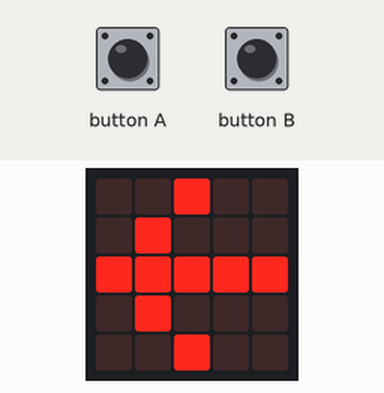
Bench run of a program on a simulated BBC micro:bit running MicroPython. Parts: the board's 5×5 LED display. Inputs (shaded band) come from the test bench.

Above: at 1.2 s.
1.3 s: button A pressed for 0.15 s
At 1.4 s:
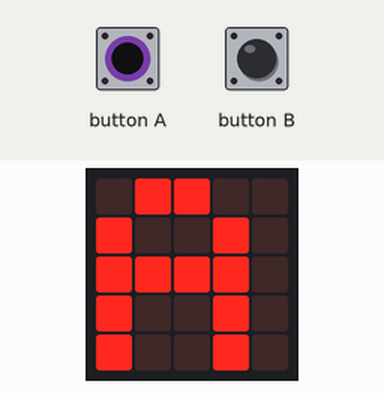
3.0 s: button B pressed for 0.15 s
At 3.1 s:
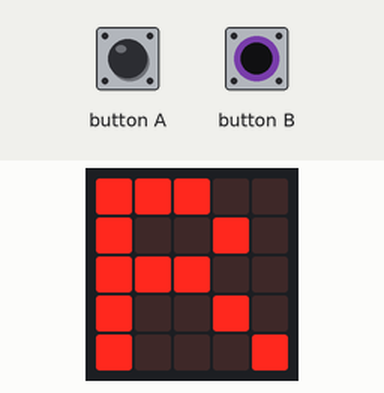
Timing chart, 0 to 6.0 s (numbered marks = the images above; inputs shaded):
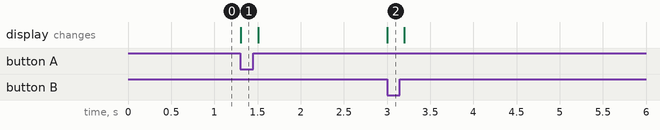

Measured:
- after the input at 1.3 s, the display: changes at once (image 1)
- after the input at 3.0 s, the display: changes at once (image 2)

The program:

T2_brac_microbit_pont.py
```python
# Codi de referencia del Projecte T2 - Brac robotic (NOMES DOCENT)
# Fase SA5-SA6: PONT (la micro:bit que viu al costat del brac).
# No mou cap servo: rep les ordres del comandament per radio i les passa a
# l'Arduino del brac per un cable (serie). Els seus botons son els botons
# d'estat del brac: A envia "A" (repos/manual i rearmament), B envia "R"
# (reprodueix la seguencia gravada).
# Cablatge: P1 -> D0 (RX) de l'UNO, i GND comu. Res mes.
# ATENCIO: el cable va NOMES de la micro:bit cap a l'UNO (mai al reves:
# els 5 V de l'UNO cremarien la micro:bit).
# ATENCIO: despres d'uart.init() la micro:bit ja no parla per l'USB (no
# veureu prints). Per tornar-la a programar, n'hi ha prou de flashejar.

from microbit import *
import radio

GRUP = 10   # el MATEIX numero que el comandament (el teu numero de llista)

radio.on()
radio.config(group=GRUP)
uart.init(baudrate=9600, tx=pin1, rx=pin2)

display.show(Image.ARROW_W)   # fletxa cap al brac: "estic passant ordres"

while True:
    ordre = radio.receive()
    if ordre:
        # Cada ordre acaba en salt de linia: l'Arduino sap on acaba
        uart.write(ordre + "\n")

    if button_a.was_pressed():
        uart.write("A\n")
        display.show("A")
        sleep(200)
        display.show(Image.ARROW_W)
    elif button_b.was_pressed():
        uart.write("R\n")
        display.show("R")
        sleep(200)
        display.show(Image.ARROW_W)

    sleep(10)
```
